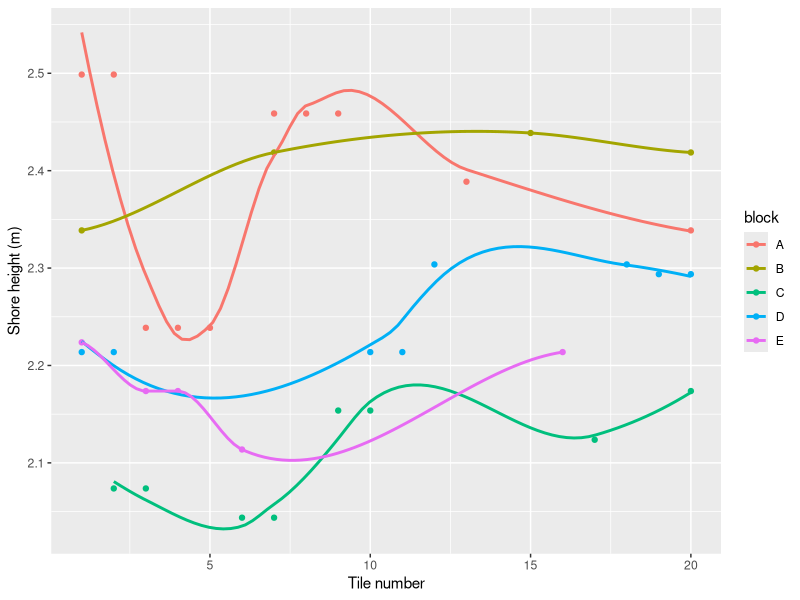

This figure's R source:
## June 2019 It's time to think about tide heights

library(tidyverse)

## read csv file

heights <- read_csv("tide_heights.csv")

##

## now plot it

height_plot <- ggplot(aes(x=number, y = tile_cd, colour = block), data = heights) +
  geom_point() +
  geom_smooth(se = F) +
  ylab("Shore height (m)") +
  xlab("Tile number")
height_plot
